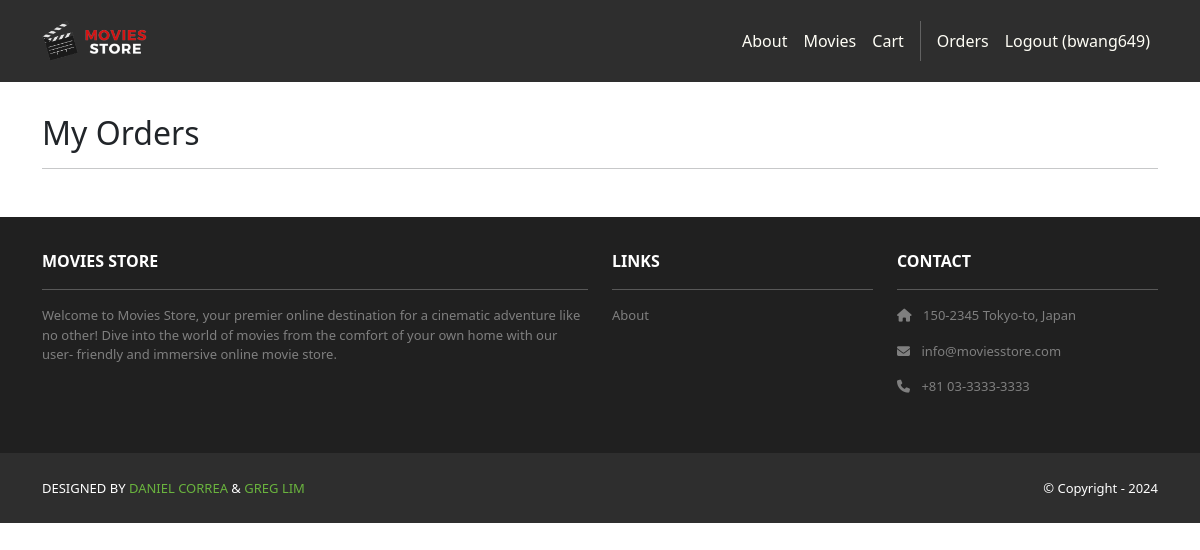
/accounts/orders/ (signed in), run on an earlier commit of the app's database.
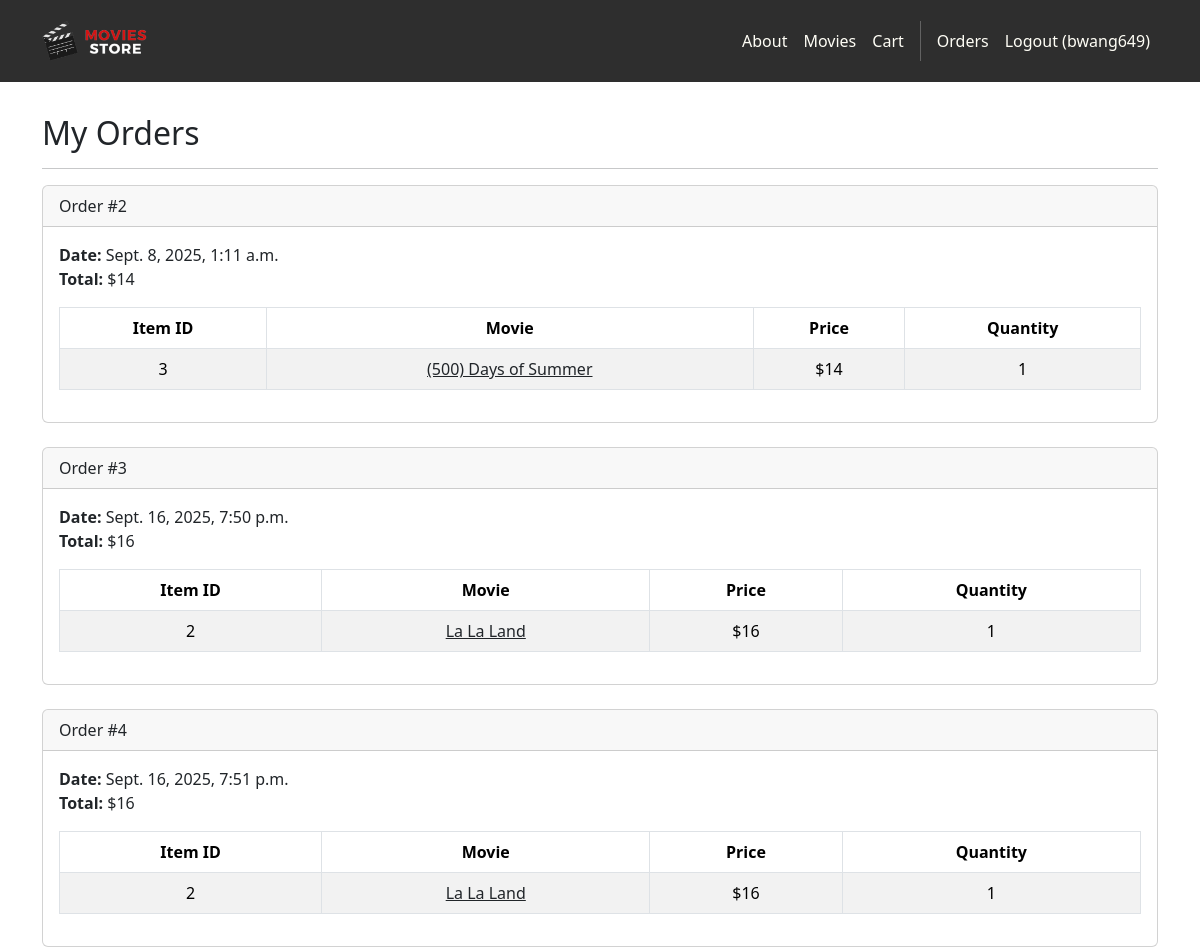
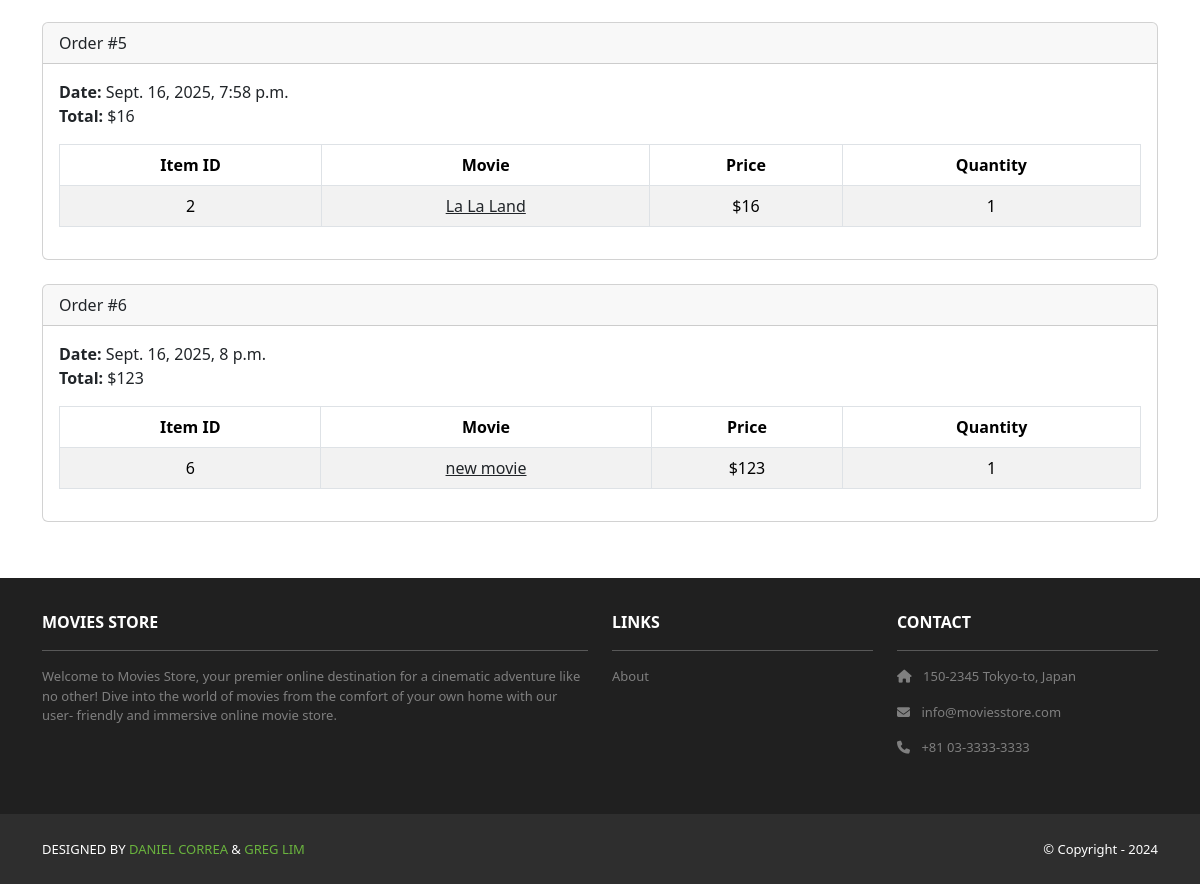
And on a later commit of the database (2 pictures, top to bottom).
### cart/models.py (models this page shows, shortened)
class Order(models.Model):
    id = models.AutoField(primary_key=True)
    total = models.IntegerField()
    date = models.DateTimeField(auto_now_add=True)
    user = models.ForeignKey(User,
        on_delete=models.CASCADE)

class Item(models.Model):
    id = models.AutoField(primary_key=True)
    price = models.IntegerField()
    quantity = models.IntegerField()
    order = models.ForeignKey(Order, on_delete=models.CASCADE)
    movie = models.ForeignKey(Movie, on_delete=models.CASCADE)

### movies/models.py (models this page shows, shortened)
class Movie(models.Model):
    id = models.AutoField(primary_key=True)
    name = models.CharField(max_length=255)
    price = models.IntegerField()
    description = models.TextField()
    image = models.ImageField(upload_to='movie_images/')
    amount_left = models.PositiveIntegerField(
        null=True,
        blank=True,
        help_text="Number of copies available (optional)",
        default=None
    )

### accounts/views.py (the view)
# urls.py: path('orders/', views.orders, name='accounts.orders'),
@login_required
def orders(request):
    template_data = {}
    template_data['title'] = 'Orders'
    template_data['orders'] = request.user.order_set.all()
    return render(request, 'accounts/orders.html',
        {'template_data': template_data})

### accounts/templates/accounts/orders.html
{% extends 'base.html' %}
{% block content %}
<div class="p-3">
  <div class="container">
    <div class="row mt-3">
      <div class="col mx-auto mb-3">
        <h2>My Orders</h2>
        <hr />
        {% for order in template_data.orders %}
        <div class="card mb-4">
          <div class="card-header">
            Order #{{ order.id }}
          </div>
          <div class="card-body">
            <b>Date:</b> {{ order.date }}<br />
            <b>Total:</b> ${{ order.total }}<br />
            <table class="table table-bordered table-striped text-center mt-3">
              <thead>
                <tr>
                  <th scope="col">Item ID</th>
                  <th scope="col">Movie</th>
                  <th scope="col">Price</th>
                  <th scope="col">Quantity</th>
                </tr>
              </thead>
              <tbody>
                {% for item in order.item_set.all %}
                <tr>
                  <td>{{ item.movie.id }}</td>
                  <td>
                    <a class="link-dark"
                      href="{% url 'movies.show' id=item.movie.id %}">{{ item.movie.name }}
                    </a>
                  </td>
                  <td>${{ item.movie.price }}</td>
                  <td>{{ item.quantity }}</td>
                </tr>
                {% endfor %}
              </tbody>
            </table>
          </div>
        </div>
        {% endfor %}
      </div>
    </div>
  </div>
</div>
{% endblock content %}

### moviesstore/templates/base.html (shortened to what this page needs)
<!DOCTYPE html>
<html>
  {% load static %}
  <head>
    <link href=
      "https://cdn.jsdelivr.net/npm/bootstrap@5.3.3/dist/css/bootstrap.min.css" rel="stylesheet"
>
    <link rel=
      "stylesheet"  href="https://cdnjs.cloudflare.com/ajax/libs/font-awesome/6.1.1/css/all.min.css">
    <link rel="stylesheet" type="text/css"
          href="{% static 'css/style.css' %}">
  </head>
  <body>
     <nav class="p-3 navbar navbar-dark bg-dark navbar-expand-lg">
      <div class="container">
        <a class="navbar-brand"
           href="{% url 'home.index' %}">
          <img src="{% static 'img/logo.png' %}" alt="logo"
               height="40" />
        </a>
        <div class="collapse navbar-collapse"
             id="navbarNavAltMarkup">
          <div class="navbar-nav ms-auto navbar-ml">
            <a class="nav-link"
               href="{% url 'home.about' %}">About</a>
            <a class="nav-link"
               href="{% url 'movies.index' %}">Movies</a>
            <a class="nav-link"
              href="{% url 'cart.index' %}">Cart</a>
            {% if user.is_authenticated %}
            <a class="nav-link"
              href="{% url 'accounts.orders' %}">Orders
            </a>
            <a class="nav-link"
              href="{% url 'accounts.logout' %}">Logout ({{user.username }})</a>
            {% else %}
            <a class="nav-link"
              href="{% url 'accounts.login' %}">Login</a>
            <a class="nav-link"
              href="{% url 'accounts.signup' %}">Sign Up
            </a>
            {% endif %}
          </div>
        </div>
      </div>
    </nav>
    <div>
      {% block content %}
      {% endblock content %}
    </div>
     <section class="p-3 ms-footer d-none d-md-block">
      <div class="container">
        <div class="row mt-3 text-white">
          <div class="col-md-6 col-lg-6 col-xl-6 mx-auto mb-4">
            <b>MOVIES STORE</b>
            <hr />
            <p>
              Welcome to Movies Store, your premier online
              destination for a cinematic adventure like no
              other! Dive into the world of movies from the
              comfort of your own home with our user-
              friendly and immersive online movie store.
            </p>
          </div>
          <div class="col-md-3 col-lg-3 col-xl-3 mx-auto mb-4">
            <b>LINKS</b>
            <hr />
            <p><a class="nav-link"
              href="{% url 'home.about' %}">
              About
            </a></p>
          </div>
          <div class="col-md-3 col-lg-3 col-xl-3 mx-auto mb-4">
            <b>CONTACT</b>
            <hr />
            <p><i class="fas fa-home me-2"></i>
              150-2345 Tokyo-to, Japan
            </p>
            <p><i class="fas fa-envelope me-2"></i>
              info@moviesstore.com
            </p>
            <p><i class="fas fa-phone me-2"></i>
              +81 03-3333-3333
            </p>
          </div>
        </div>
      </div>
    </section>
    <section class="p-3 ms-footer-bottom bg-dark">
      <div class="container d-flex justify-content-between">
        <div class="me-5 text-white">
          <span>DESIGNED BY
            <a href="https://www.x.com/danielgarax"
            target="_blank">DANIEL CORREA</a> &
            <a href="https://www.x.com/greglim81"
            target="_blank">GREG LIM</a>
          </span>
        </div>
        <div class="text-white">
          <span>© Copyright - 2024</span>
        </div>
      </div>
    </section>
  </body>
</html>

### moviesstore/static/css/style.css (style rules this page uses)
.navbar a.nav-link { color: #FFFEF6 !important; }
.bg-dark { background-color: #2E2E2E !important; }
.ms-footer { background-color: #202020; }
.ms-footer p { color: #7F7F7F; font-size: 13px; }
.ms-footer-bottom span { font-size: 13px; line-height: 38px; }
.ms-footer-bottom a { color: #6ab43e; text-decoration: none; }

What changed in the data, as far as the page shows it:
added Order: id "2", date "Sept. 8, 2025, 1:11 a.m.", total "14"
added Item: movie.id "3", movie.name "(500) Days of Summer", movie.price "14", quantity "1", shown under "2"
added Order: id "3", date "Sept. 16, 2025, 7:50 p.m.", total "16"
added Item: movie.id "2", movie.name "La La Land", movie.price "16", quantity "1", shown under "3"
added Order: id "4", date "Sept. 16, 2025, 7:51 p.m.", total "16"
added Item: movie.id "2", movie.name "La La Land", movie.price "16", quantity "1", shown under "4"
added Order: id "5", date "Sept. 16, 2025, 7:58 p.m.", total "16"
added Item: movie.id "2", movie.name "La La Land", movie.price "16", quantity "1", shown under "5"
added Order: id "6", date "Sept. 16, 2025, 8 p.m.", total "123"
added Item: movie.id "6", movie.name "new movie", movie.price "123", quantity "1"
